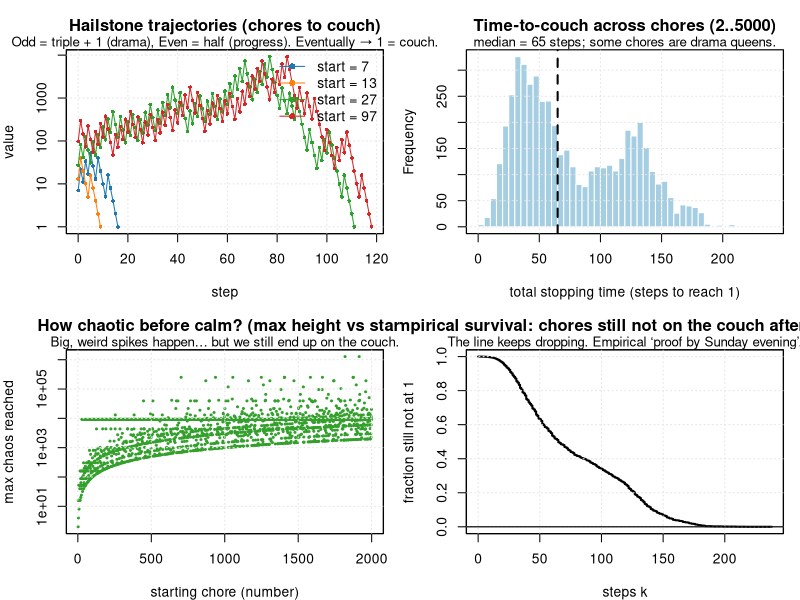

Write R code to recreate this figure.
# 
# Life-Latz (Collatz) functions in R
# Useless-Usefull R functions
# 
# 


collatz_step <- function(n) if (n %% 2 == 0) n/2 else 3*n + 1

collatz_sequence <- function(n, limit = 1e6) {
  stopifnot(n > 1, n == as.integer(n))
  x <- n
  seq <- n
  for (i in 1:limit) {
    if (x == 1) break
    x <- collatz_step(x)
    seq <- c(seq, x)
  }
  seq
}

total_stopping_time <- function(n) {
  s <- collatz_sequence(n)
  length(s) 
}

max_height <- function(n) {
  max(collatz_sequence(n))
}


nice_axis <- function() {
  box(lwd=1.2)
  grid(col = "grey90")
}



plot_trajectories <- function(starts = c(7, 13, 27, 97)) {
  cols <- c("#1f77b4", "#ff7f0e", "#2ca02c", "#d62728")
  ymax <- 0
  seqs <- lapply(starts, collatz_sequence)
  ymax <- max(sapply(seqs, max))
  plot(NA, xlim = c(0, max(sapply(seqs, length))-1), ylim = c(1, ymax),
       xlab = "step", ylab = "value", main = "Hailstone trajectories (chores to couch)", log="y")
  nice_axis()
  for (i in seq_along(starts)) {
    lines(0:(length(seqs[[i]])-1), seqs[[i]], type="o", pch=16, cex=0.6, col = cols[i])
  }
  legend("topright", legend = paste("start =", starts), col = cols, lty = 1, pch = 16, bty="n")
  mtext("Odd = triple + 1 (drama), Even = half (progress). Eventually → 1 = couch.", cex=0.8)
}


plot_stopping_hist <- function(N = 5000) {
  times <- sapply(2:N, total_stopping_time)
  hist(times, breaks = 50, col = "#a6cee3", border = "white",
       main = sprintf("Time-to-couch across chores (2..%d)", N),
       xlab = "total stopping time (steps to reach 1)")
  nice_axis()
  abline(v = median(times), lwd=2, lty=2)
  mtext(sprintf("median = %d steps; some chores are drama queens.", median(times)), cex=0.8)
}


plot_max_height <- function(N = 2000) {
  starts <- 2:N
  heights <- sapply(starts, max_height)
  plot(starts, heights, pch = 20, cex = 0.5, col = "#33a02c",
       xlab = "starting chore (number)", ylab = "max chaos reached",
       main = "How chaotic before calm? (max height vs start)", log="y")
  nice_axis()
  mtext("Big, weird spikes happen… but we still end up on the couch.", cex=0.8)
}


plot_survival <- function(N = 5000) {
  times <- sapply(2:N, total_stopping_time)
  kmax <- max(times)
  counts <- tabulate(times, nbins = kmax)
  cum_done <- c(0, cumsum(counts))
  S <- ((N - 1) - cum_done) / (N - 1)
  plot(0:kmax, S, type = "s", lwd = 2,
       xlab = "steps k", ylab = "fraction still not at 1",
       main = "Empirical survival: chores still not on the couch after k steps")
  nice_axis()
  abline(h = 0, lwd = 1.2)
  mtext("The line keeps dropping. Empirical ‘proof by Sunday evening’.", cex = 0.8)
}


# zlepljenka
life_collatz_kolaz <- function() {
  oldpar <- par(no.readonly = TRUE)
  on.exit(par(oldpar))
  par(mfrow = c(2,2), mar = c(4,4,3,1))
  plot_trajectories()
  plot_stopping_hist()
  plot_max_height()
  plot_survival()
  invisible(NULL)
}

life_collatz_kolaz()
